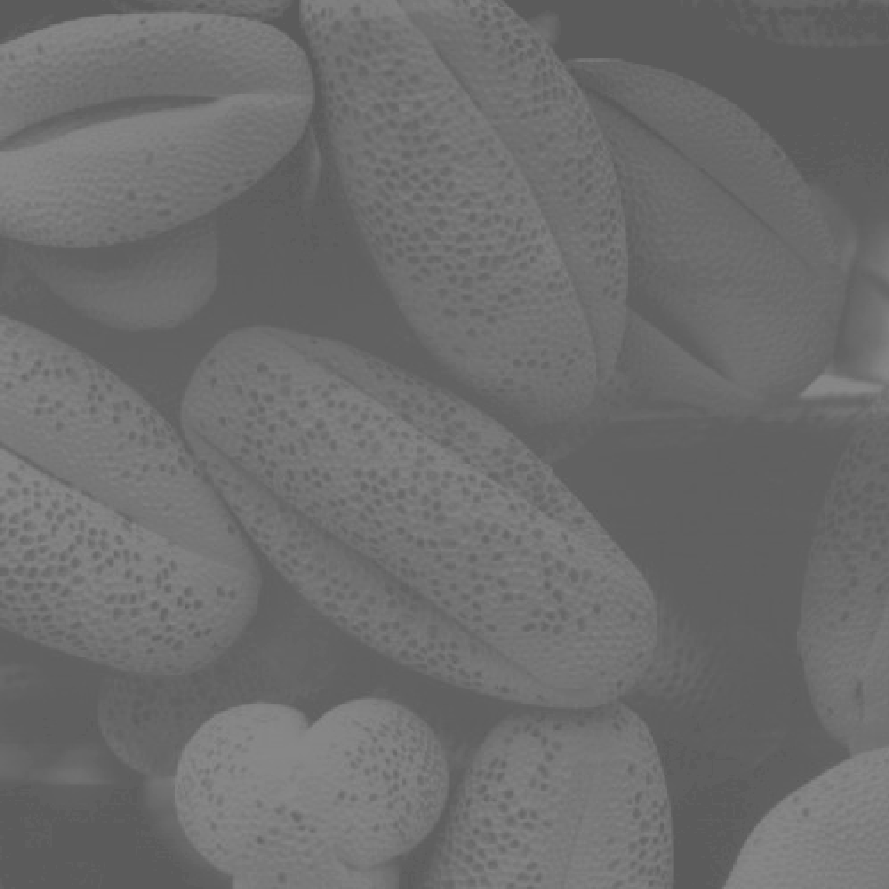
#> input picture PhepToan/keodan_dau.tif, 889 x 889 px, found by its file name
$ python Cat_nguong.py
#> lines starting #> are read from the running program, lines starting #| are printed output that depends on the picture; after the words box and inside, x2 and y2 are one past the last pixel; in counts of white or black regions, pixels touching at a corner belong together
import cv2 as cv
import matplotlib.pyplot as plt

# Hàm thực hiện cắt ngưỡng ảnh
def cat_nguong(img, th):
    return img > th

# Hàm để hiển thị ảnh gốc và ảnh sau khi cắt ngưỡng
def show_cat_nguong():
    # Tạo một figure với kích thước 16x9
    fig = plt.figure(figsize=(16, 9))
    # Tạo hai trục con để hiển thị ảnh gốc và ảnh cắt ngưỡng
    ax1, ax2 = fig.subplots(1, 2)

    # Đọc ảnh đầu vào (ảnh xám)
    img = cv.imread('PhepToan/keodan_dau.tif', 0)
#> img is the input picture: shape (889, 889); min 91, max 138, mean 109.1
    # Hiển thị ảnh gốc
    ax1.imshow(img, cmap='gray')
    ax1.set_title("ảnh gốc")

    # Thực hiện cắt ngưỡng ảnh với ngưỡng th=117 và hiển thị ảnh kết quả
    y = cat_nguong(img, th=117)
#> in cat_nguong, `return img > th`:
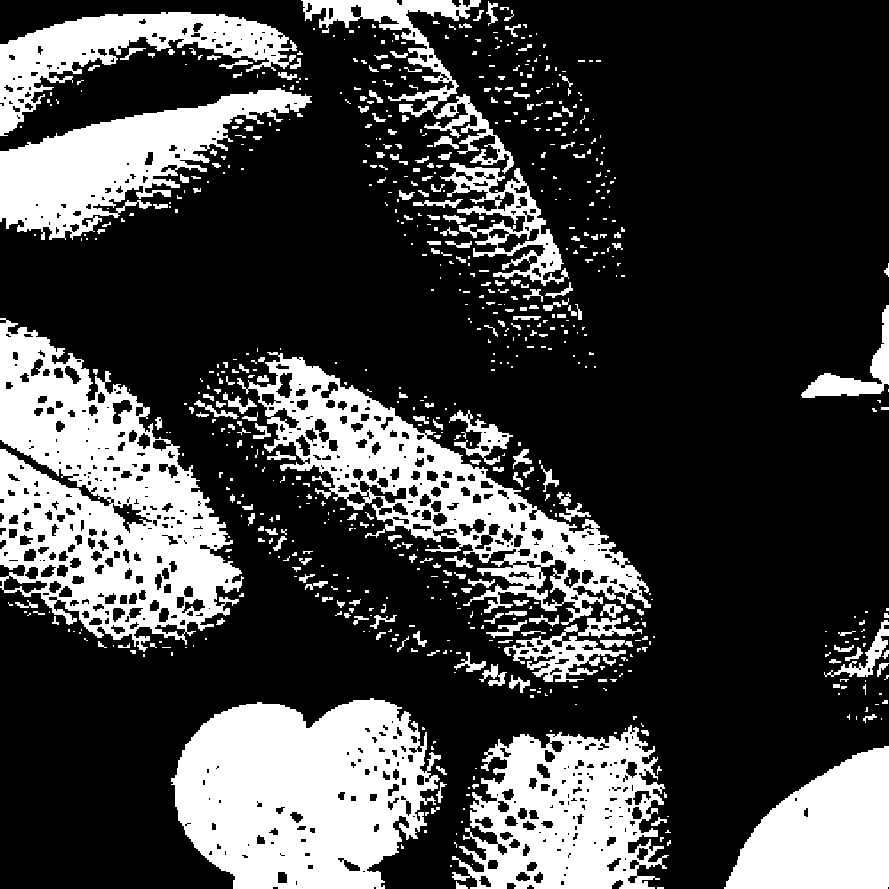
#> returned value: shape (889, 889) bool; 26.3% white; 760 white regions (504 under 20 px), largest, box (x1, y1, x2, y2) and area: (0, 318, 244, 652) 40653, (171, 698, 441, 889) 37959, (237, 352, 651, 625) 26528
    ax2.imshow(y, cmap='gray')
    ax2.set_title("ảnh cắt ngưỡng")
    plt.show()
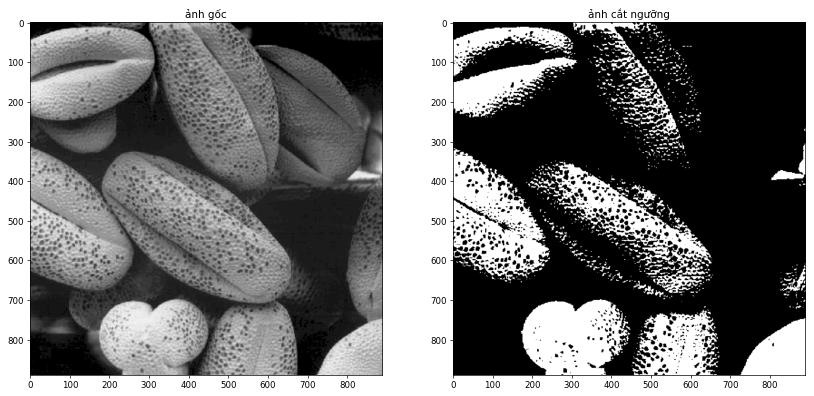
#> figure drawn by matplotlib, 2 panels

# Hàm main
if __name__ == '__main__':
    show_cat_nguong()
